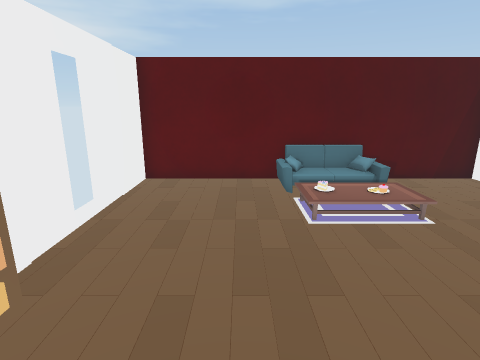
View 1 (above)

14 first-person views from a walk through a 3-D level made in the Unity game engine. The camera is 1.5 m above the floor, tilts 14° down and sees 80° across. The floor is counted in squares, 0.5 m on a side. Each view is taken from the middle of a square. On the plan, view 1 faces up. The plan holds only what a view shows up to about 20 squares ahead; the rest is blank. The place goes on beyond the plan. Some animated figures are left out. Door leaves are left out, so doorways stand open.

View 2
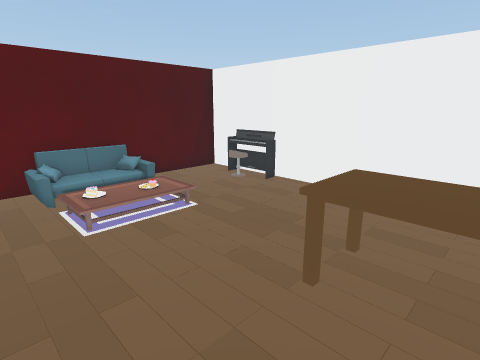

View 3
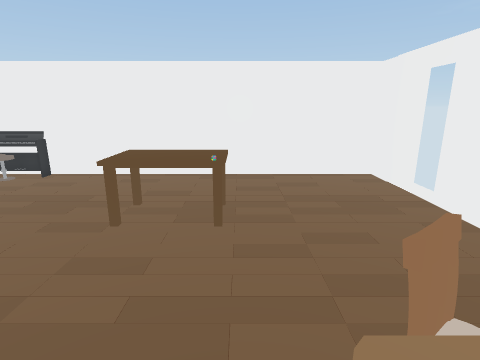

View 4
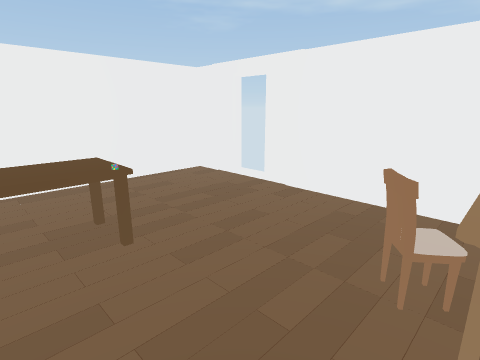

View 5
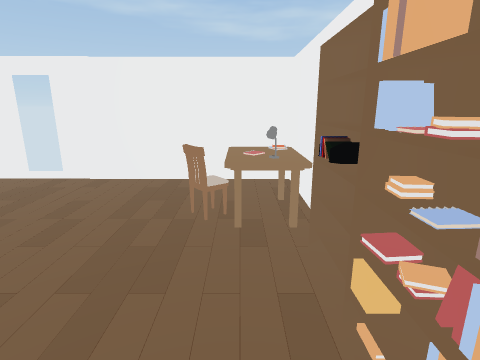

View 6
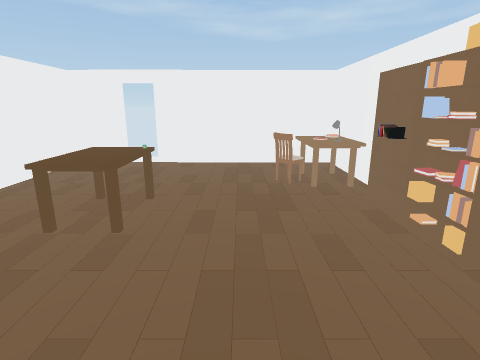

View 7
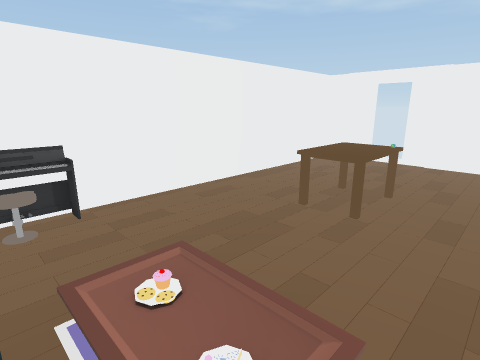

View 8
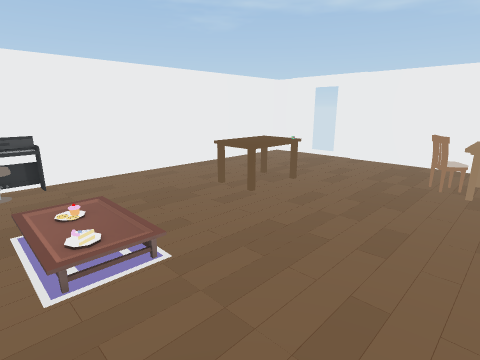

View 9
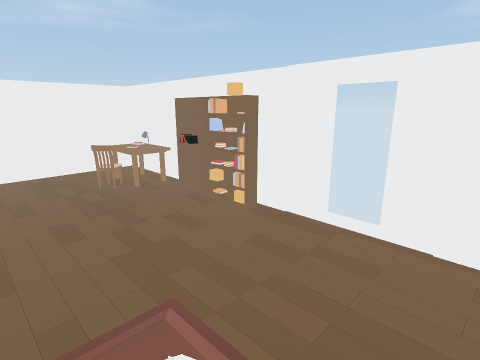

View 10
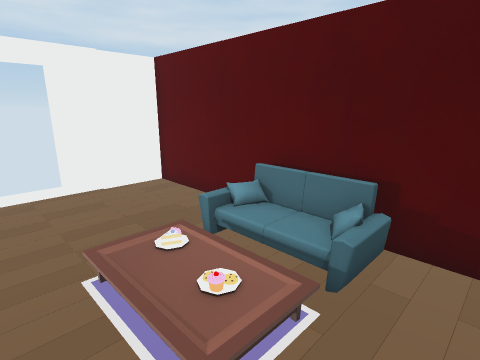

View 11
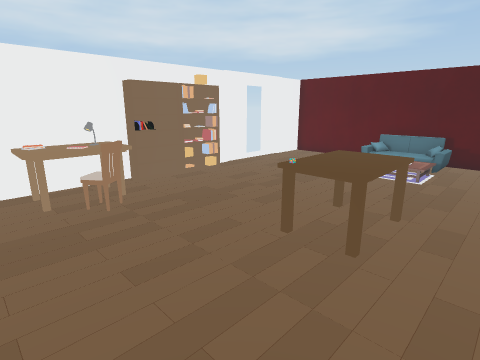

View 12
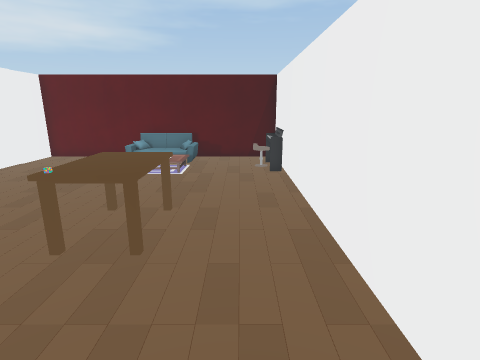

View 13
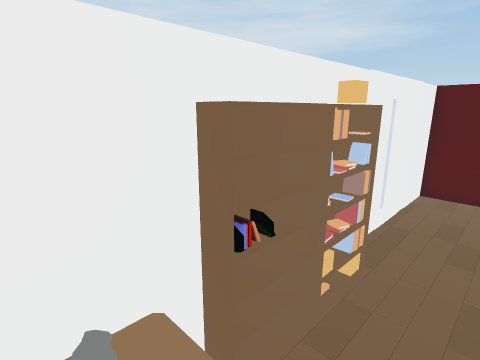

View 14
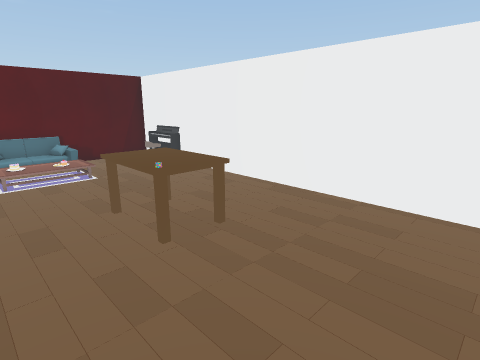

### Floor plan
Key: @ floor where view 1 was taken; # wall or solid block; . main floor; : floor 0.25 m higher than the main floor; + floor 0.5 m higher than the main floor; * floor 0.75 m higher than the main floor; / step, stairs or slope; D open door; = window, fence, low wall or low ledge; S sofa; C chair; T table; B books; N notebook; O other object.
Columns run from 4 left of view 1 to 10 right of it. Each row starts with its distance up from view 1.
 12 ######S########
 11 #...../::+....#
 10 #.....////...CO
  9 #.....OOOO...O#
  8  .....O  O...=#
  7  .............#
  6 #.............#
  5 #.............#
  4 ##............#
  3 #B.......T....#
  2 #N......TTT...#
  1 ##......TTT...#
  0 ##..@...TTT...#
 -1 #.......TTT...#
 -2 #**/..........#
 -3 # */C.........#
 -4 # *...........#
 -5 #.............#
 -6 #.............#
 -7 ##########DD###

Where each view was taken, in squares from view 1:
view 1: 0 up, 0 right, facing up
view 2: 0 up, 0 right, facing up-right
view 3: 1 down, 3 left, facing right
view 4: 2 up, 2 left, facing down-right
view 5: 5 up, 2 left, facing down
view 6: 9 up, 1 right, facing down
view 7: 10 up, 1 right, facing down-right
view 8: 10 up, 3 left, facing down-right
view 9: 11 up, 4 right, facing down-left
view 10: 6 up, 7 right, facing up-left
view 11: 6 down, 8 right, facing up-left
view 12: 6 down, 8 right, facing up
view 13: 3 down, 1 left, facing up-left
view 14: 6 down, 1 right, facing up-right
